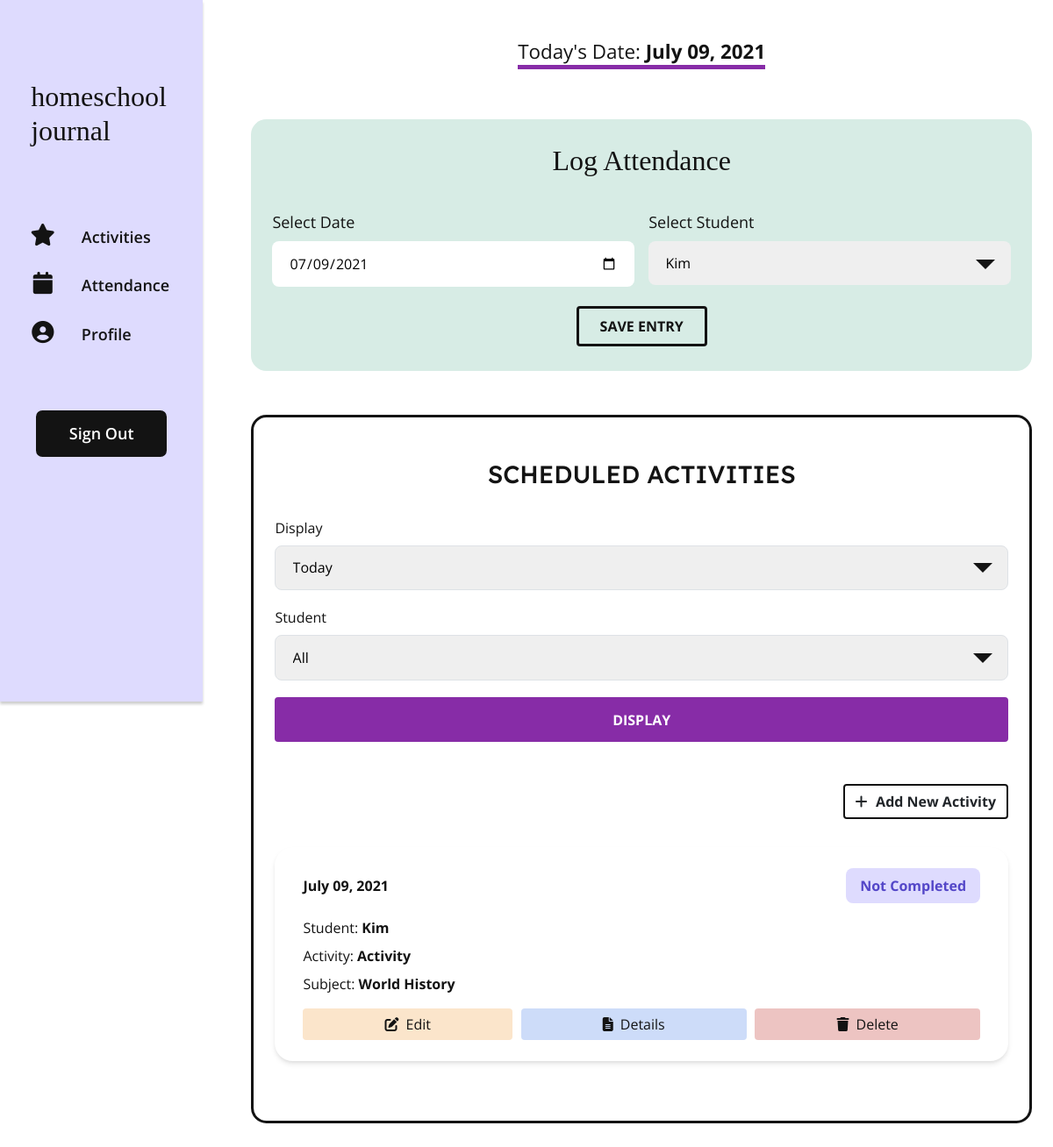
/index (signed in), run on the app's committed database.
### app/models.py (models this page shows, shortened)
class Activity(db.Model):
    id = db.Column(db.Integer, primary_key=True)
    title = db.Column(db.String(150), index=True, nullable=False)
    user_id = db.Column(db.Integer, db.ForeignKey('user.id'), index=True)
    subject_id = db.Column(db.Integer, db.ForeignKey('subject.id'), index=True, nullable=False)
    student_id = db.Column(db.Integer, db.ForeignKey('student.id'), index=True, nullable=False)
    description = db.Column(db.Text, index=True)
    resources = db.Column(db.Text, index=True)
    activity_date = db.Column(db.DateTime, index=True, nullable=False)
    notes = db.Column(db.Text, index=True)
    status = db.Column(db.String(64), index=True, nullable=False)

class Student(db.Model):
    id = db.Column(db.Integer, primary_key=True)
    student_name = db.Column(db.String(64), index=True)
    user_id = db.Column(db.Integer, db.ForeignKey('user.id'))
    attendance = db.relationship('Attendance', backref='student', lazy='dynamic')
    activities = db.relationship('Activity', backref='student', lazy='dynamic')
    def __str__(self):
        return self.student_name

class Subject(db.Model):
    id = db.Column(db.Integer, primary_key=True)
    user_id = db.Column(db.Integer, db.ForeignKey('user.id'), index=True)
    subject_name = db.Column(db.String(64), index=True)
    activities = db.relationship('Activity', backref='subject', lazy='dynamic')
    def __str__(self):
        return self.subject_name

### app/routes.py (the view, shortened to what this page needs)
@app.route('/',  methods=['GET', 'POST'])
@app.route('/index', methods=['GET', 'POST'])
@login_required
def index():
    form = AddStudentSubjectForm()
    students = current_user.students
    form2 = AddAttendanceForm()
    form2.student.choices = students
    todays_datetime = datetime(datetime.today().year, datetime.today().month, datetime.today().day)
    current_weekday = todays_datetime.isoweekday()
    form3 = DisplayActivitiesForm()
    student_list = ["All"]
    for student in students:
        student_list.append(student)
    form3.student.choices = student_list
    activities = current_user.activities.filter_by(activity_date=todays_datetime).order_by(Activity.activity_date).all()
    return render_template('index.html', form=form, form2=form2, todays_datetime=todays_datetime, form3=form3, activities=activities)

### app/forms.py
class AddStudentSubjectForm(FlaskForm):
    user_student = SelectField('How many students do you have?', choices=[ 1, 2, 3, 4, 5, 6, 7, 8], validators=[DataRequired()])
    student_name1 = StringField('Student Name(s)', validators=[DataRequired("Please enter student's name")])
    user_subject = SelectField('How many subjects do you teach?', choices=[ 1, 2, 3, 4, 5, 6, 7, 8, 9, 10], validators=[DataRequired()] )
    subject_name1 = StringField('Subject', validators=[DataRequired("Please enter subject name")])
    submit = SubmitField('Update')

class AddAttendanceForm(FlaskForm):
    attendance_date = DateField('Select Date', format='%Y-%m-%d')
    student = SelectField(u'Select Student', choices=[])
    submit = SubmitField('Save Entry')

### app/__init__.py (called while the page is built)
@app.template_filter()
def datetime_format_filter(value, format='%B %d, %Y'):
    return value.strftime(format)

@app.template_filter()
def datepicker_format_filter(value, format='%Y-%m-%d'):
    return value.strftime(format)

### app/models.py (called while the page is built)
@login.user_loader
def load_user(id):
    return User.query.get(int(id))

### app/templates/index.html (shortened to what this page needs)
{% extends "base.html" %}
{% block content %}
    {% if current_user.student_number %}
    <div class="date-wrapper">
        <span class="date-info">Today's Date: <span class="date-info-data">{{ todays_datetime | datetime_format_filter }}</span></span>
    </div>
    <div class="attendance">
        <h2 class="attendance__title">Log Attendance</h2>
        <form class="attendance__form" method="POST" action="/index" role="form" novalidate>
            <div class="attendance__fields">
                <div class="attendance__field attendance__field--date">
                    {{ form2.attendance_date.label(class_='attendance__field-label') }}
                    {{ form2.attendance_date(class_='datepicker attendance__field-input', value=todays_datetime | datepicker_format_filter) }}
                </div>
                <div class="attendance__field attendance__field--student">
                    {{ form2.student.label(class_='attendance__field-label') }}
                    <div class="attendance__student-input">
                        {{ form2.student(class_='attendance__field-input attendance__field-input--student') }}
                    </div>
                </div>
            </div>
            {{ form2.submit(class_='btn attendance__btn') }}
        </form>
    </div>
    <div class="activities">
        <h3 class="activities__title">Scheduled Activities</h3>
        <div class="activities__wrapper">
            <form method="POST" action="/index" class="activities__form" novalidate>
                <div class="activities__field-wrapper">
                    <div class="activities__field activities__field-display">
                        {{ form3.display.label }}
                        <div class="activities__input">
                            {{ form3.display(class_='form-select--light activities__field-input activities__display-input') }}
                        </div>
                    </div>
                    <div class="activities__field activities__field-student">
                        {{ form3.student.label }}
                        <div class="activities__input">
                            {{ form3.student(class_='form-select--light activities__field-input activities__student-input') }}
                        </div>
                    </div>
                </div>
                {{ form3.display_submit(class_='btn activities__btn') }}
            </form>
        </div>
        <section class="activity-display">
            <div class="activity-display__add">
                <a href="{{ url_for('add') }}" id="add-btn" class="btn activity__add-btn"><i class="fas fa-plus activity__add-btn-icon"></i>Add New Activity</a>
            </div>
            <div class="activity-display__cards">
                {% for activity in activities %}
                <div class="activity__card">
                    <div class="activity__card-header">
                        <p class="activity__card-date">{{ activity.activity_date | datetime_format_filter }}</p>
                        <p class="activity__card-status activity__card-status-{{ activity.status | lower | replace(" ", "") }}">{{ activity.status }}</p>
                    </div>
                    <div class=activity__card-content>
                        <p class="activity__card-data activity__card-student">Student: <span class="activity__card-student-data">{{ activity.student }}</span></p>
                        <p class="activity__card-data activity__card-activity">Activity: <span class="activity__card-activity-data">{{ activity.title }}</span></p>
                        <p class="activity__card-data activity__card-subject">Subject: <span class="activity__card-subject-data">{{ activity.subject }}</span></p>
                    </div>
                    <div class="activity__card-controls">
                        <a href="{{ url_for('update', title=activity.title) }}" class="btn btn-edit activity__card-controls-btn"><i class="fas fa-edit activity__card-controls-icon"></i>Edit</a>
                        <a href="{{ url_for('details', title=activity.title) }}" class="btn btn-details activity__card-controls-btn"><i class="fas fa-file-alt activity__card-controls-icon"></i></i>Details</a>
                        <a href="{{ url_for('delete', id=activity.id) }}" class="btn btn-delete activity__card-controls-btn" onclick="return confirm('Are you sure you want to delete?')"><i class="fas fa-trash activity__card-controls-icon"></i>Delete</a>
                    </div>
                </div>
                {% endfor %}
            </div>
        </section>
    </div>
    {% endif %}
{% endblock %}

### data on the page
Activity: activity_date "July 09, 2021", status "Not Completed", student "Kim", title "Activity", subject "World History"

### other printed values
{{ todays_datetime | datetime_format_filter }} "July 09, 2021"
